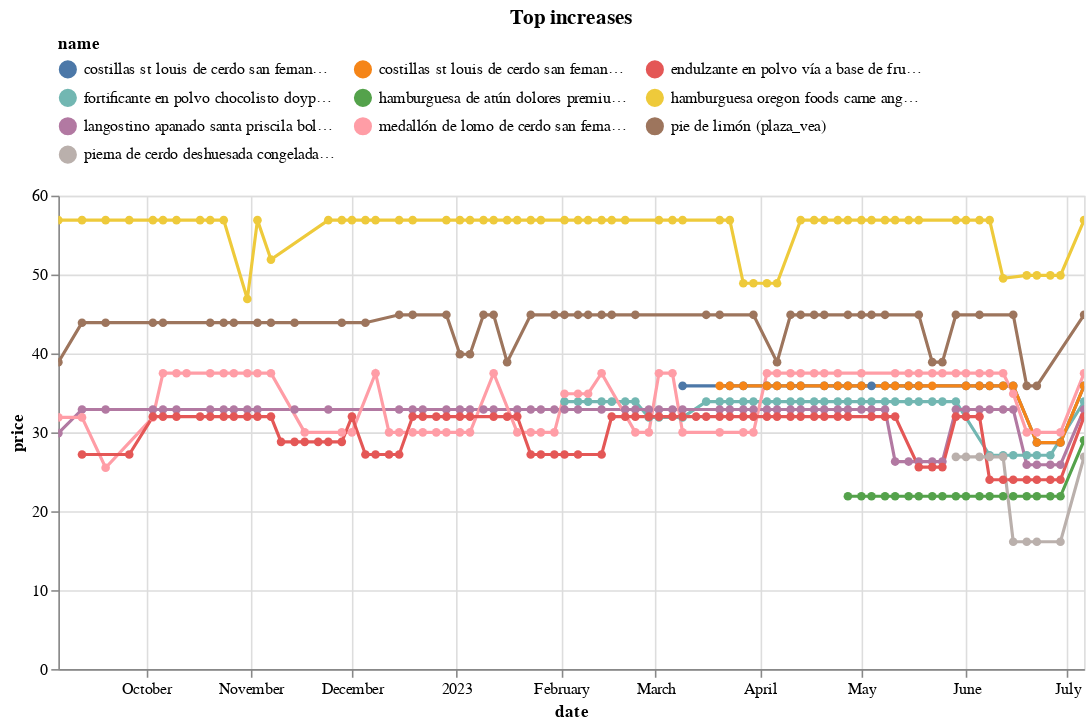

Write notebook code for a chart like this one.
### Code cell
(top_changes_abs
 .sort_values('change')
 .tail(10)
 .pipe(plot_changes, 'Top increases')
)

### Figure 1 — Vega-Lite specification as saved in the notebook (floating-point values rounded to 4 significant figures; data arrays with more than 128 entries replaced by an {"elided": "..."} marker saying what was removed)
{"config": {"view": {"continuousWidth": 300, "continuousHeight": 300}, "legend": {"columns": 3, "orient": "top"}}, "data": {"name": "data-381069adcb18836a44174f8b46d85caa"}, "mark": {"type": "line", "point": true}, "encoding": {"color": {"field": "name", "scale": {"domain": ["costillas st louis de cerdo san fernando sabor bbq x kg (plaza_vea)", "costillas st louis de cerdo san fernando sabor oriental x kg (plaza_vea)", "endulzante en polvo vía a base de fruto del monje frasco 60g (plaza_vea)", "fortificante en polvo chocolisto doypack 1160g (plaza_vea)", "hamburguesa de atún dolores premium paquete 400g (plaza_vea)", "hamburguesa oregon foods carne angus caja 4un (plaza_vea)", "langostino apanado santa priscila bolsa 454g (plaza_vea)", "medallón de lomo de cerdo san fernando (plaza_vea)", "pie de limón (plaza_vea)", "pierna de cerdo deshuesada congelada x kg (plaza_vea)"]}, "type": "nominal"}, "tooltip": [{"field": "name", "type": "nominal"}, {"field": "price", "type": "quantitative"}, {"field": "last_price", "type": "quantitative"}], "x": {"field": "date", "type": "temporal"}, "y": {"field": "price", "type": "quantitative"}}, "params": [{"name": "param_11", "select": {"type": "point", "fields": ["name"]}, "bind": "legend"}, {"name": "param_12", "select": {"type": "interval", "encodings": ["x", "y"]}, "bind": "scales"}], "title": "Top increases", "transform": [{"filter": {"param": "param_11"}}], "width": 650, "$schema": "https://vega.github.io/schema/vega-lite/v5.8.0.json", "datasets": {"data-381069adcb18836a44174f8b46d85caa": {"elided": "438 records"}}}
